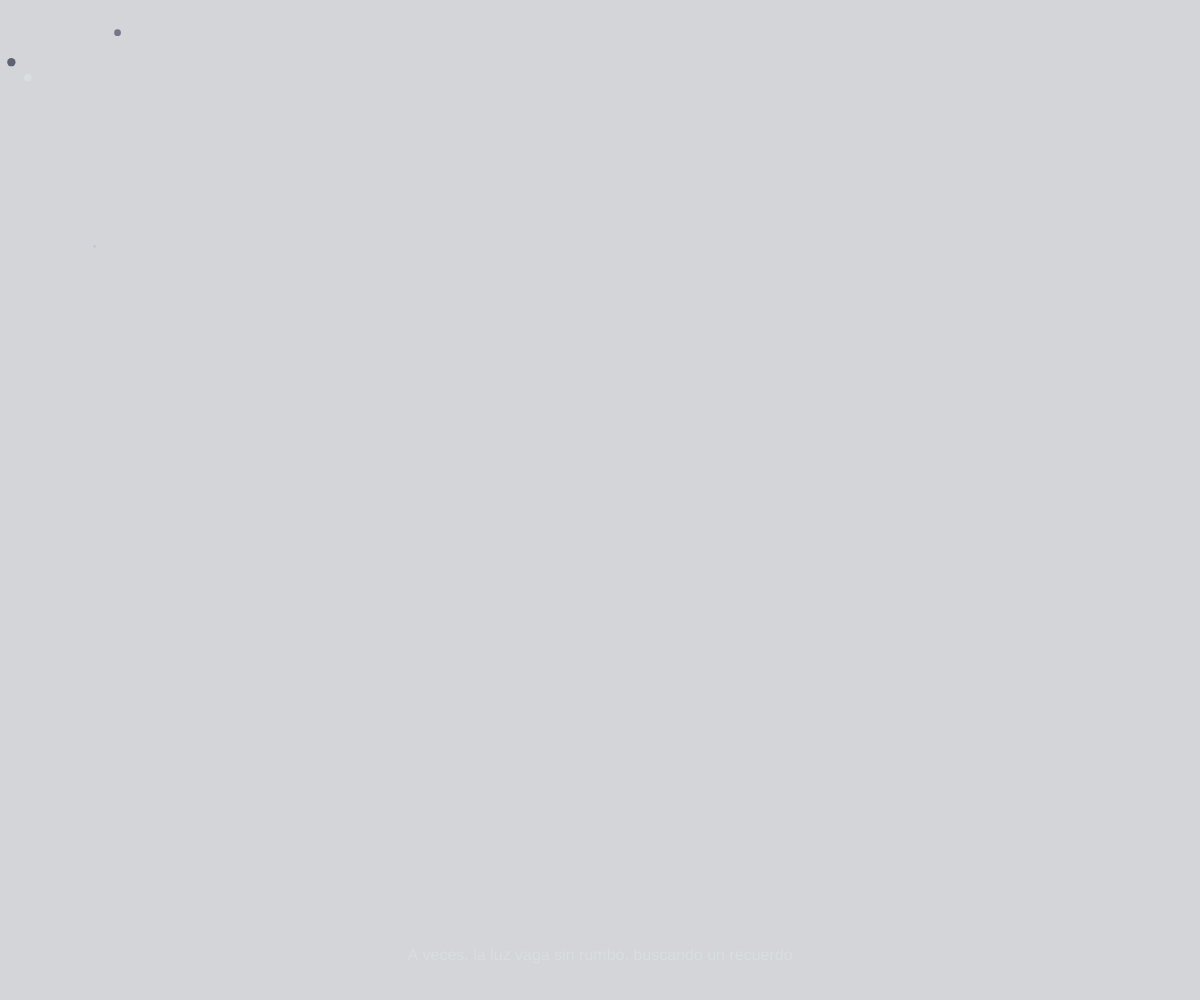
Frame 1 (no input)
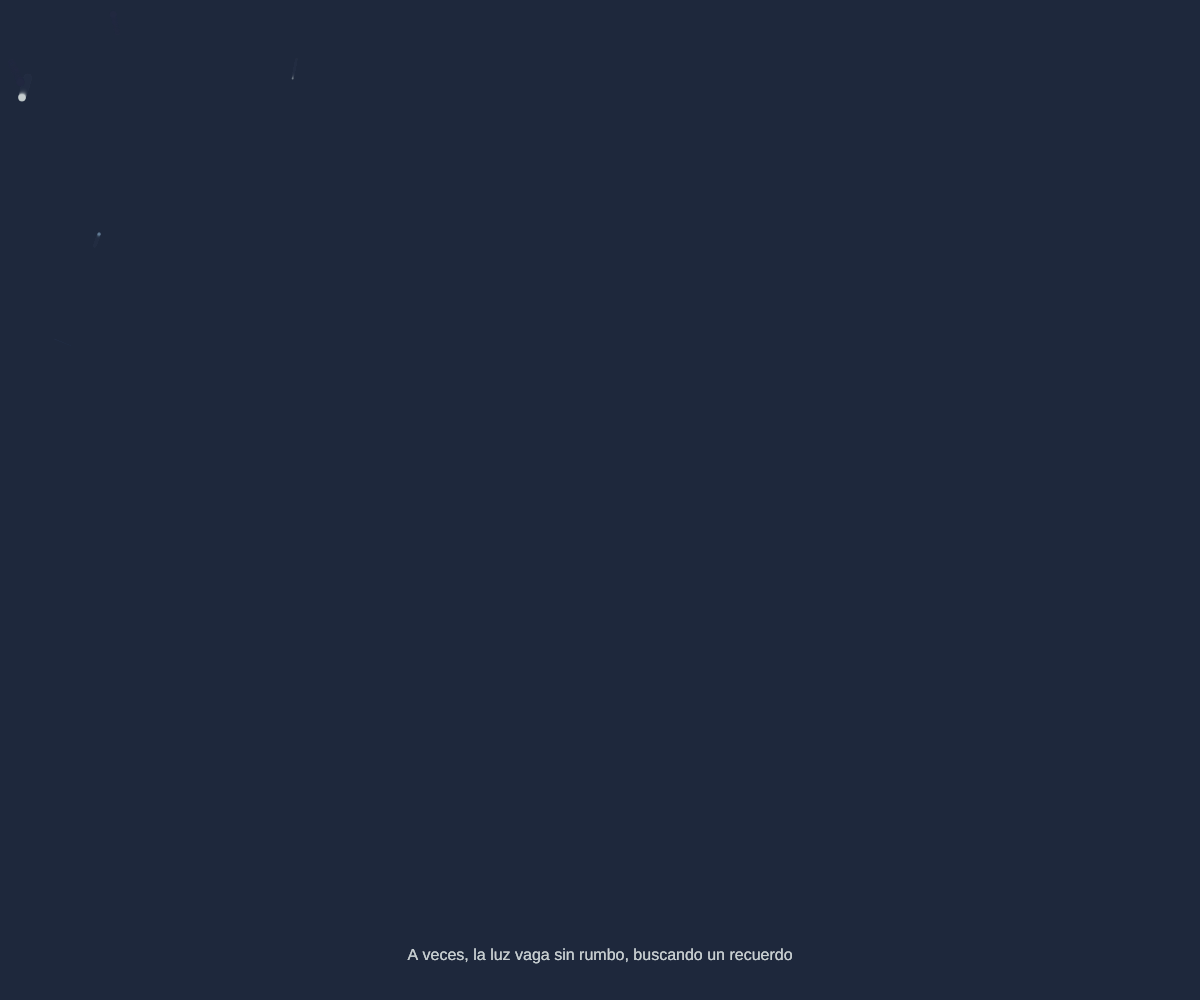
Frame 60 (no input)
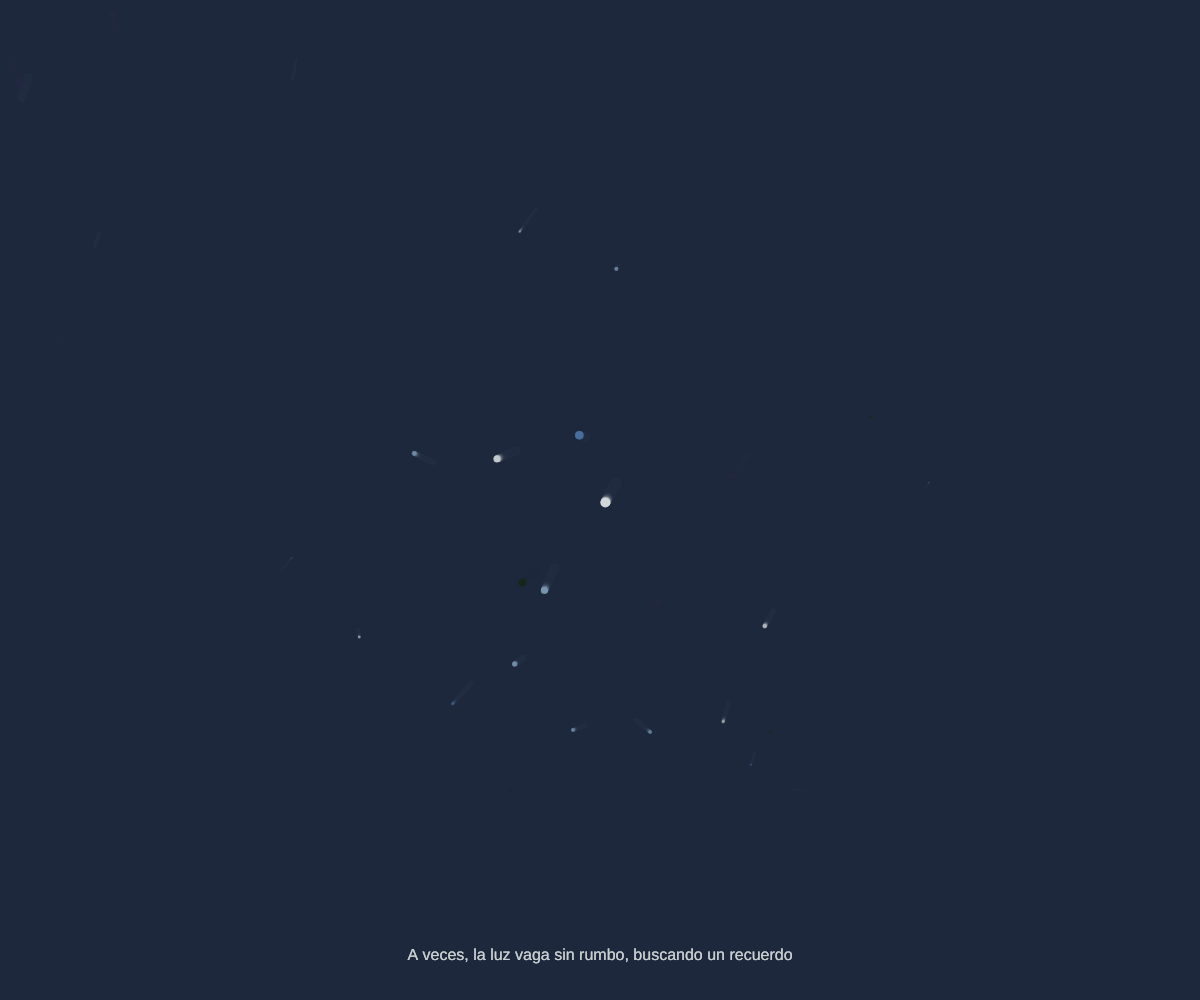
Frame 120 (the mouse pressed at the canvas centre since frame 60)

The p5.js sketch that drew these frames (run headless with seeded random() and noise() and a simulated clock; from frame 60 on, the mouse is pressed at the canvas centre):

// p5.js sketch
// ── sketch.js
let luces = [];
let cantidad;

let paleta = [
  [34, 41, 64], // #222940
  [220, 227, 226], // #DCE3E2
  [78, 116, 166], // #4E74A6
  [132, 164, 191], // #84A4BF
  [21, 38, 18] // #152612
];

let fondo = paleta[0];
let texto = paleta[1];

function setup() {
  createCanvas(windowWidth, windowHeight);
  pixelDensity(displayDensity() > 1.5 ? 1 : displayDensity()); // evitar sobrecarga retina en móvil
  cantidad = windowWidth < 768 ? 40 : 80; // Menos luces en móvil

  for (let i = 0; i < cantidad; i++) {
    luces.push(new Luz());
  }

  textFont('Arial');
  noStroke();
}

function windowResized() {
  resizeCanvas(windowWidth, windowHeight);
}

function draw() {
  background(fondo[0], fondo[1], fondo[2], 50); // levemente translúcido para sensación suave

  for (let l of luces) {
    l.actualizar();
    l.mostrar();
  }

  mostrarTextoPoetico();
}

class Luz {
  constructor() {
    this.reset();
  }

  reset() {
    this.x = random(width);
    this.y = random(height);
    this.dx = random(-0.4, 0.4);
    this.dy = random(-0.4, 0.4);
    this.c = random(paleta);
  }

  actualizar() {
    this.x += this.dx;
    this.y += this.dy;

    // Rebotan
    if (this.x < 0 || this.x > width) this.dx *= -1;
    if (this.y < 0 || this.y > height) this.dy *= -1;
  }

  mostrar() {
    let distancia = dist(this.x, this.y, mouseX, mouseY);
    let tam = map(distancia, 0, 300, 10, 2);
    let brillo = map(distancia, 0, 300, 200, 50);

    fill(this.c[0], this.c[1], this.c[2], brillo);
    ellipse(this.x, this.y, tam, tam);
  }
}

function mostrarTextoPoetico() {
  fill(texto[0], texto[1], texto[2], 160);
  textAlign(CENTER);
  textSize(width < 600 ? 12 : 16); // texto más pequeño en móvil
  text("A veces, la luz vaga sin rumbo, buscando un recuerdo", width / 2, height - 40);
}
